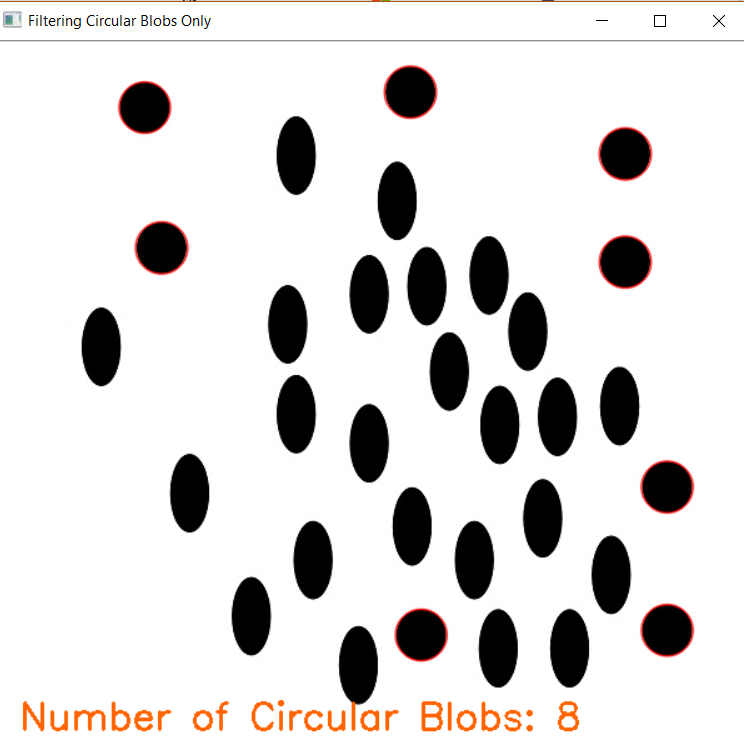
#> input picture images/blobs.png, 744 x 741 px, found by its file name
$ python circles.py
#> lines starting #> are read from the running program, lines starting #| are printed output that depends on the picture; after the words box and inside, x2 and y2 are one past the last pixel; in counts of white or black regions, pixels touching at a corner belong together
import cv2
import numpy as np
import imutils

image = cv2.imread('images/blobs.png', cv2.IMREAD_COLOR)
#> image is the input picture: shape (741, 744, 3); mean B, G, R 217.1, 218, 220.3

# Convert to grayscale
gray = cv2.cvtColor(image, cv2.COLOR_BGR2GRAY)
h, w = gray.shape
#> h = 741; w = 744
s = int(w / 8)
#> s = 93
gray = cv2.adaptiveThreshold(gray, 255, cv2.ADAPTIVE_THRESH_GAUSSIAN_C, cv2.THRESH_BINARY_INV, s, 7.0)
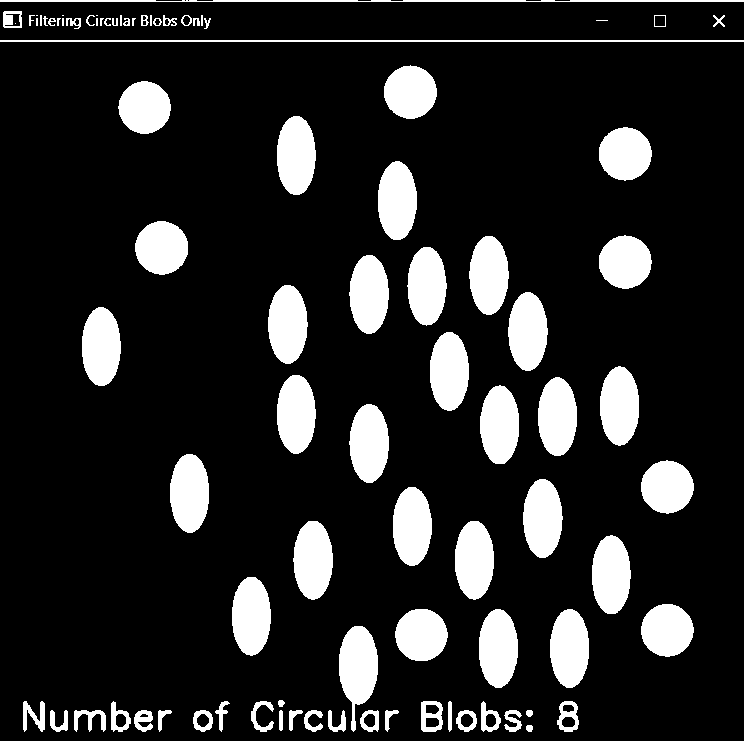
#> gray: shape (741, 744); 15.5% white; 90 white regions (11 under 20 px)

# Downsize image (by factor 4) to speed up morphological operations
gray = cv2.resize(gray, dsize=(0, 0), fx=0.25, fy=0.25)
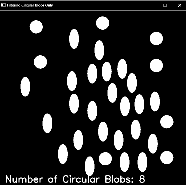
#> gray: shape (185, 186); min 0, max 255, mean 39.5
# cv2.imshow("Gray resized", gray)
# cv2.imwrite('Gray_resized.png', gray)

# Morphological opening: Get rid of the stuff at the top of the ellipse
gray = cv2.morphologyEx(gray, cv2.MORPH_OPEN, cv2.getStructuringElement(cv2.MORPH_ELLIPSE, (5, 5)))
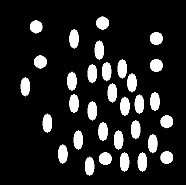
#> gray: shape (185, 186); min 0, max 255, mean 34.3
# cv2.imshow("Gray removed noise", gray)
# cv2.imwrite('Gray_removed_noise.png', gray)

# Resize image to original size
gray = cv2.resize(gray, dsize=(image.shape[1], image.shape[0]))
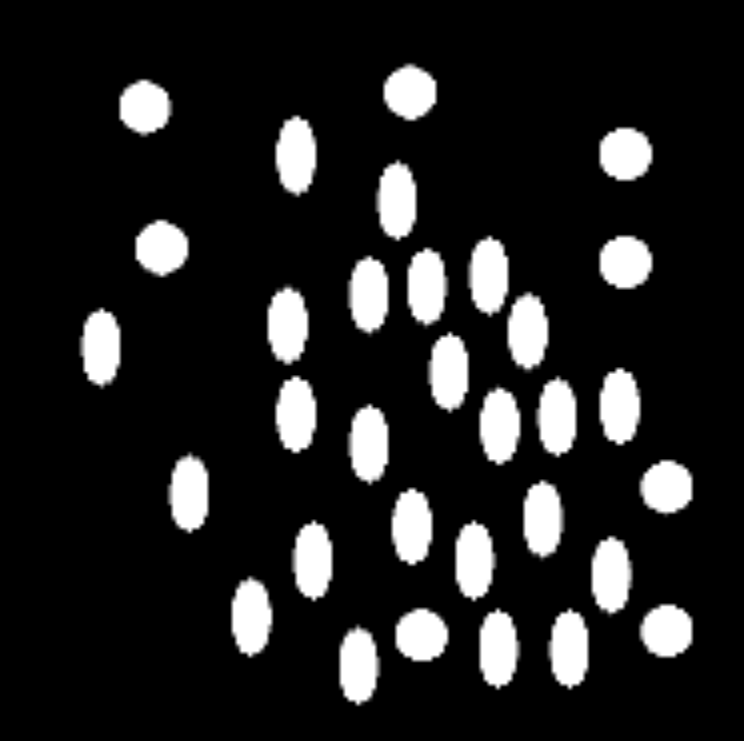
#> gray: shape (741, 744); min 0, max 255, mean 34.3

# Find contours
cnts, hier = cv2.findContours(gray, cv2.RETR_CCOMP, cv2.CHAIN_APPROX_NONE)
#> cnts = 32 contours; largest, box (x1, y1, x2, y2) and area: (230, 575, 274, 659) 2935, (274, 114, 318, 198) 2919, (266, 282, 310, 366) 2916, (506, 290, 550, 374) 2900, (590, 535, 634, 619) 2888

# Draw found contours in input image
image = cv2.drawContours(image, cnts, -1, (0, 0, 255), 2)
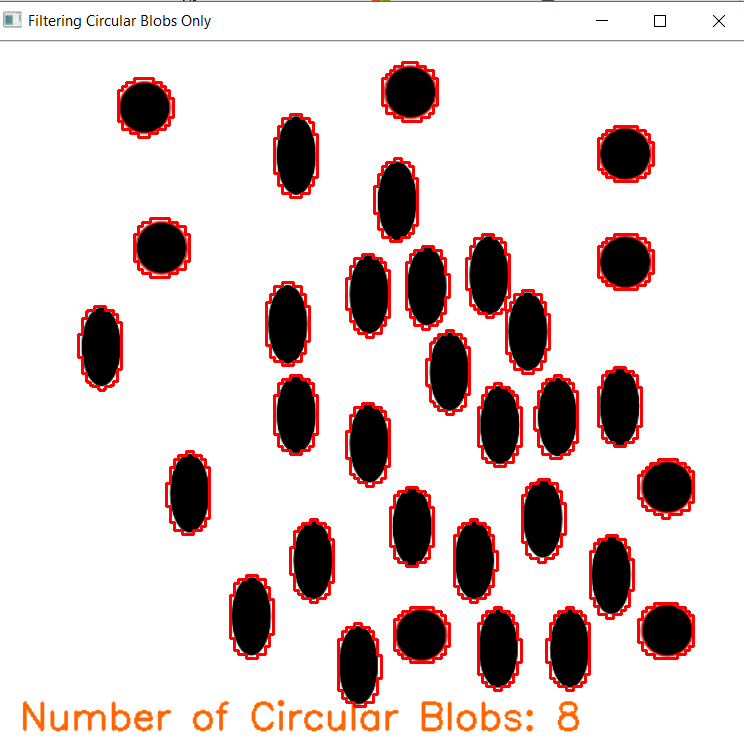
#> image: shape (741, 744, 3); 4.08% of pixels changed, all inside (x1, y1, x2, y2) = (77, 61, 695, 708)

for i, cont in enumerate(cnts):
    h = hier[0, i, :]
    print(h)
    if h[3] != -1:
        elps = cv2.fitEllipse(cnts[i])
    elif h[2] == -1:
        elps = cv2.fitEllipse(cnts[i])
    cv2.ellipse(image, elps, (0, 255, 0), 2)
#> this loop made 32 passes
#> (h, elps) on passes 1 to 11: ([1, -1, -1, -1], ((358.4, 665.2), (44.33, 84.08), 178.7)), ([2, 0, -1, -1], ((568.7, 648.8), (44.43, 83.01), 0.782)), ([3, 1, -1, -1], ((498.2, 648.6), (44.3, 82.72), 179.7)), ([4, 2, -1, -1], ((421.2, 634.5), (56.94, 57.92), 90)), ([5, 3, -1, -1], ((665.8, 630.5), (56.94, 57.92), 90)), ([6, 4, -1, -1], ((251.1, 616.5), (44.75, 84.88), 0)), ([7, 5, -1, -1], ((610.9, 575.6), (44.73, 83.6), 179.9)), ([8, 6, -1, -1], ((474.1, 560.5), (43.99, 82.89), 0)), ([9, 7, -1, -1], ((312.3, 560.5), (44.37, 82.97), 0)), ([10, 8, -1, -1], ((411.5, 526.5), (45.21, 81.05), 0)), ([11, 9, -1, -1], ((542.7, 519.6), (44.67, 83.64), 0.767))
#| [ 1 -1 -1 -1]
#| [ 2  0 -1 -1]
#| [ 3  1 -1 -1]
#| [ 4  2 -1 -1]
#| [ 5  3 -1 -1]
#| [ 6  4 -1 -1]
#| [ 7  5 -1 -1]
#| [ 8  6 -1 -1]
#> (further printed lines are left out)
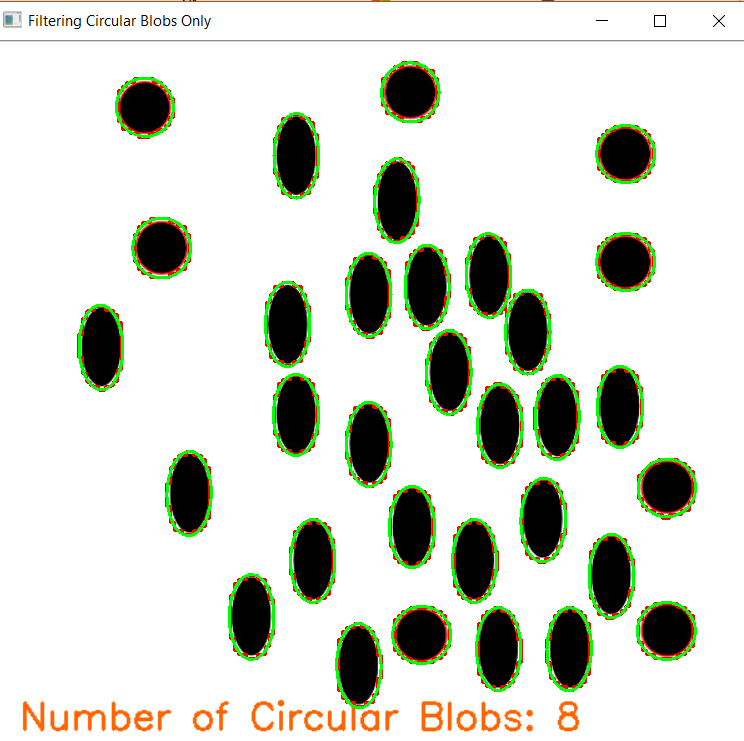
#> image: shape (741, 744, 3); 3.46% of pixels changed, all inside (x1, y1, x2, y2) = (78, 61, 697, 709)

# Downsize image
out_image = cv2.resize(image, dsize=(0, 0), fx=0.25, fy=0.25)
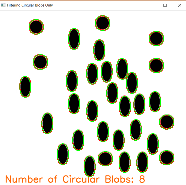
#> out_image: shape (185, 186, 3); mean B, G, R 204.1, 214.1, 211.8
cv2.imshow("Output image", out_image)
cv2.imwrite('Output_image.png', out_image)
cv2.waitKey(0)
cv2.destroyAllWindows()
